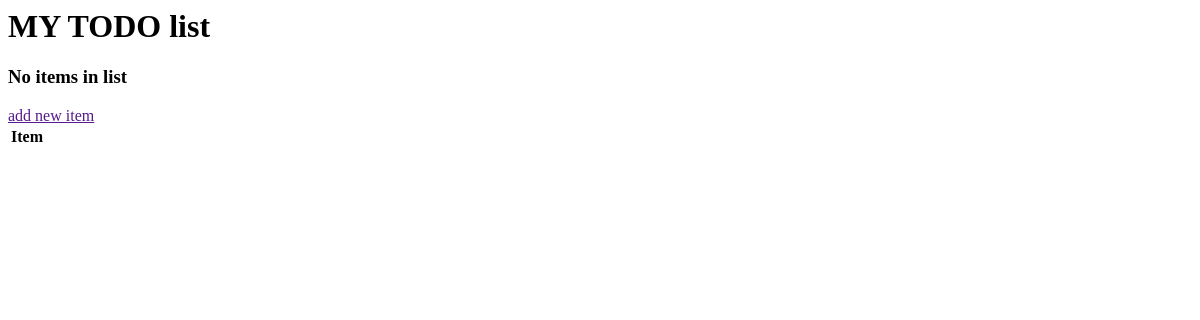
Before: / with the older database file.
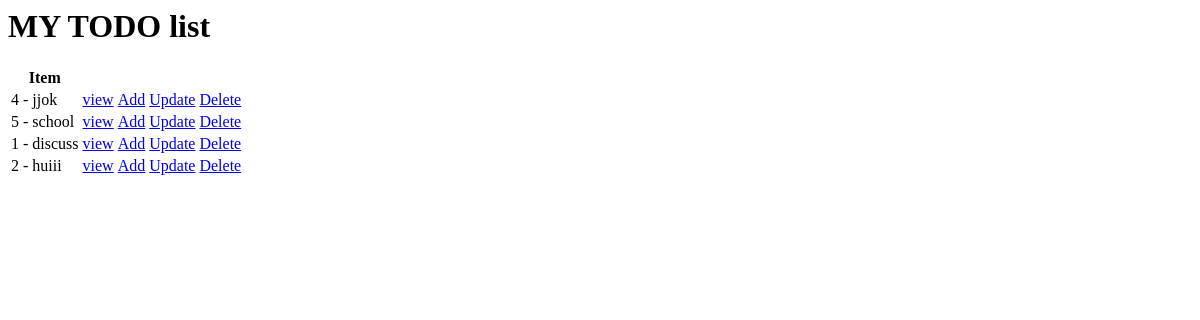
After: the same page with the newer database file.
### todo/models.py (models this page shows, shortened)
class task(models.Model):
    user =  models.ForeignKey(User,on_delete=models.CASCADE,null=True,blank=True)
    title = models.CharField(max_length=200,null=True)
    description = models.TextField(max_length=200)
    complete = models.BooleanField(default=False)
    TimeCreated = models.DateTimeField(auto_now_add=True)
    class Meta:
        ordering = ['complete']

### todo/views.py (the view)
# urls.py: path("",TaskList.as_view(),name='task'),
class TaskList(ListView):
    model = task
    context_object_name = 'task1'

### todo/templates/todo/task_list.html
<h1>MY TODO list</h1>
<table>
    <tr>
        <th>Item</th>
    </tr>
    {% for tasks in task1 %}
    <tr>
        <td>{{ tasks.id }} - {{tasks.title}}</td>
        <td><a href="{% url 'task-detail' tasks.id %}">view</a></td>
        <td><a href="{% url 'task-create'  %}">Add</a></td>
        <td><a href="{% url 'task-update' tasks.id %}">Update</a></td>
        <td><a href="{% url 'task-delete' tasks.id %}">Delete</a></td>
    </tr>
    {% empty %}
    <h3>No items in list</h3>
    <a href="">add new item</a>
    {% endfor %}
</table>

Changed rows visible on the page:
added task: id "4", title "jjok"
added task: id "5", title "school"
added task: id "1", title "discuss"
added task: id "2", title "huiii"
Other visible differences:
text no longer shown: "No items in list add new item"
